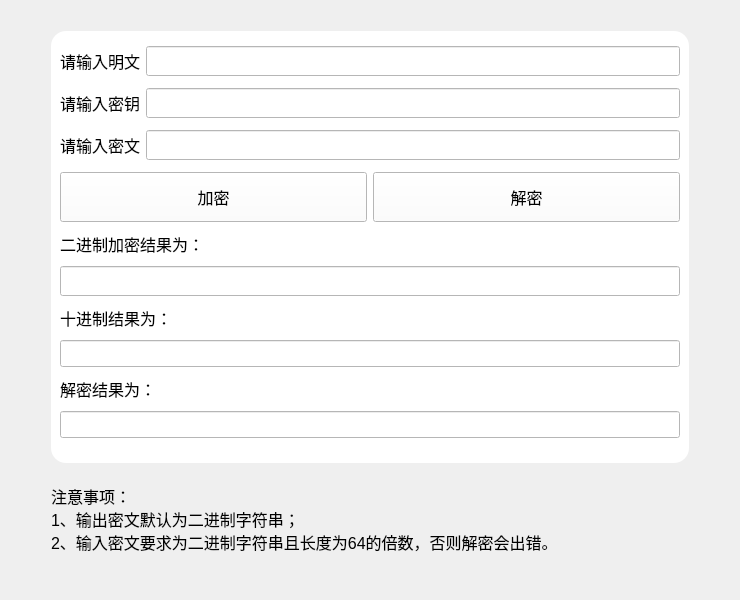
<?xml version="1.0" encoding="UTF-8"?>
<ui version="4.0">
 <class>desjiami</class>
 <widget class="QWidget" name="desjiami">
  <property name="geometry">
   <rect>
    <x>0</x>
    <y>0</y>
    <width>740</width>
    <height>600</height>
   </rect>
  </property>
  <property name="font">
   <font>
    <pointsize>12</pointsize>
   </font>
  </property>
  <property name="windowTitle">
   <string>Form</string>
  </property>
  <layout class="QGridLayout" name="gridLayout">
   <item row="1" column="1">
    <widget class="QFrame" name="frame">
     <property name="styleSheet">
      <string notr="true">*{
	background-color : white;
}
QFrame#frame{
	 background-color:white;
	border-radius: 15px;
	background-image: url(:/prefix1/back.jpg);
}</string>
     </property>
     <property name="frameShape">
      <enum>QFrame::StyledPanel</enum>
     </property>
     <property name="frameShadow">
      <enum>QFrame::Raised</enum>
     </property>
     <layout class="QVBoxLayout" name="verticalLayout">
      <item>
       <layout class="QHBoxLayout" name="horizontalLayout">
        <item>
         <widget class="QLabel" name="label">
          <property name="font">
           <font>
            <pointsize>12</pointsize>
           </font>
          </property>
          <property name="styleSheet">
           <string notr="true">*{
	background-color: rgb(0,0,0,0);
}</string>
          </property>
          <property name="text">
           <string>请输入明文</string>
          </property>
         </widget>
        </item>
        <item>
         <widget class="QLineEdit" name="inputming">
          <property name="minimumSize">
           <size>
            <width>0</width>
            <height>30</height>
           </size>
          </property>
          <property name="font">
           <font>
            <pointsize>12</pointsize>
           </font>
          </property>
         </widget>
        </item>
       </layout>
      </item>
      <item>
       <layout class="QHBoxLayout" name="horizontalLayout_2">
        <item>
         <widget class="QLabel" name="label_3">
          <property name="font">
           <font>
            <pointsize>12</pointsize>
           </font>
          </property>
          <property name="styleSheet">
           <string notr="true">*{
	background-color: rgb(0,0,0,0);
}</string>
          </property>
          <property name="text">
           <string>请输入密钥</string>
          </property>
         </widget>
        </item>
        <item>
         <widget class="QLineEdit" name="inputkey">
          <property name="minimumSize">
           <size>
            <width>0</width>
            <height>30</height>
           </size>
          </property>
          <property name="font">
           <font>
            <pointsize>12</pointsize>
           </font>
          </property>
         </widget>
        </item>
       </layout>
      </item>
      <item>
       <layout class="QHBoxLayout" name="horizontalLayout_3">
        <item>
         <widget class="QLabel" name="label_2">
          <property name="font">
           <font>
            <pointsize>12</pointsize>
           </font>
          </property>
          <property name="styleSheet">
           <string notr="true">*{
	background-color: rgb(0,0,0,0);
}</string>
          </property>
          <property name="text">
           <string>请输入密文</string>
          </property>
         </widget>
        </item>
        <item>
         <widget class="QLineEdit" name="inputmi">
          <property name="minimumSize">
           <size>
            <width>0</width>
            <height>30</height>
           </size>
          </property>
          <property name="font">
           <font>
            <pointsize>12</pointsize>
           </font>
          </property>
         </widget>
        </item>
       </layout>
      </item>
      <item>
       <layout class="QHBoxLayout" name="horizontalLayout_4">
        <item>
         <widget class="QPushButton" name="jiami">
          <property name="minimumSize">
           <size>
            <width>0</width>
            <height>50</height>
           </size>
          </property>
          <property name="font">
           <font>
            <pointsize>12</pointsize>
           </font>
          </property>
          <property name="text">
           <string>加密</string>
          </property>
         </widget>
        </item>
        <item>
         <widget class="QPushButton" name="jiemi">
          <property name="minimumSize">
           <size>
            <width>0</width>
            <height>50</height>
           </size>
          </property>
          <property name="font">
           <font>
            <pointsize>12</pointsize>
           </font>
          </property>
          <property name="text">
           <string>解密</string>
          </property>
         </widget>
        </item>
       </layout>
      </item>
      <item>
       <widget class="QLabel" name="label_4">
        <property name="maximumSize">
         <size>
          <width>16777215</width>
          <height>20</height>
         </size>
        </property>
        <property name="font">
         <font>
          <pointsize>12</pointsize>
         </font>
        </property>
        <property name="styleSheet">
         <string notr="true">*{
	background-color : rgb(0,0,0,0);
}</string>
        </property>
        <property name="text">
         <string>二进制加密结果为：</string>
        </property>
       </widget>
      </item>
      <item>
       <widget class="QLineEdit" name="output">
        <property name="minimumSize">
         <size>
          <width>0</width>
          <height>30</height>
         </size>
        </property>
        <property name="font">
         <font>
          <pointsize>12</pointsize>
         </font>
        </property>
       </widget>
      </item>
      <item>
       <widget class="QLabel" name="label_6">
        <property name="maximumSize">
         <size>
          <width>16777215</width>
          <height>20</height>
         </size>
        </property>
        <property name="font">
         <font>
          <pointsize>12</pointsize>
         </font>
        </property>
        <property name="styleSheet">
         <string notr="true">*{
	background-color : rgb(0,0,0,0);
}</string>
        </property>
        <property name="text">
         <string>十进制结果为：</string>
        </property>
       </widget>
      </item>
      <item>
       <widget class="QLineEdit" name="shijinzhi">
        <property name="font">
         <font>
          <pointsize>12</pointsize>
         </font>
        </property>
       </widget>
      </item>
      <item>
       <widget class="QLabel" name="label_7">
        <property name="maximumSize">
         <size>
          <width>16777215</width>
          <height>20</height>
         </size>
        </property>
        <property name="font">
         <font>
          <pointsize>12</pointsize>
         </font>
        </property>
        <property name="styleSheet">
         <string notr="true">*{
	background-color: rgb(0,0,0,0);
}</string>
        </property>
        <property name="text">
         <string>解密结果为：</string>
        </property>
       </widget>
      </item>
      <item>
       <widget class="QLineEdit" name="outputans">
        <property name="font">
         <font>
          <pointsize>12</pointsize>
         </font>
        </property>
       </widget>
      </item>
     </layout>
    </widget>
   </item>
   <item row="1" column="2">
    <spacer name="horizontalSpacer_2">
     <property name="orientation">
      <enum>Qt::Horizontal</enum>
     </property>
     <property name="sizeType">
      <enum>QSizePolicy::Fixed</enum>
     </property>
     <property name="sizeHint" stdset="0">
      <size>
       <width>40</width>
       <height>20</height>
      </size>
     </property>
    </spacer>
   </item>
   <item row="3" column="1">
    <spacer name="verticalSpacer">
     <property name="orientation">
      <enum>Qt::Vertical</enum>
     </property>
     <property name="sizeType">
      <enum>QSizePolicy::Fixed</enum>
     </property>
     <property name="sizeHint" stdset="0">
      <size>
       <width>20</width>
       <height>20</height>
      </size>
     </property>
    </spacer>
   </item>
   <item row="1" column="0">
    <spacer name="horizontalSpacer">
     <property name="orientation">
      <enum>Qt::Horizontal</enum>
     </property>
     <property name="sizeType">
      <enum>QSizePolicy::Fixed</enum>
     </property>
     <property name="sizeHint" stdset="0">
      <size>
       <width>40</width>
       <height>20</height>
      </size>
     </property>
    </spacer>
   </item>
   <item row="0" column="1">
    <spacer name="verticalSpacer_2">
     <property name="orientation">
      <enum>Qt::Vertical</enum>
     </property>
     <property name="sizeType">
      <enum>QSizePolicy::Fixed</enum>
     </property>
     <property name="sizeHint" stdset="0">
      <size>
       <width>20</width>
       <height>20</height>
      </size>
     </property>
    </spacer>
   </item>
   <item row="2" column="1">
    <widget class="QLabel" name="label_5">
     <property name="maximumSize">
      <size>
       <width>16777215</width>
       <height>100</height>
      </size>
     </property>
     <property name="text">
      <string>注意事项：
1、输出密文默认为二进制字符串；
2、输入密文要求为二进制字符串且长度为64的倍数，否则解密会出错。</string>
     </property>
    </widget>
   </item>
  </layout>
 </widget>
 <resources/>
 <connections/>
</ui>
